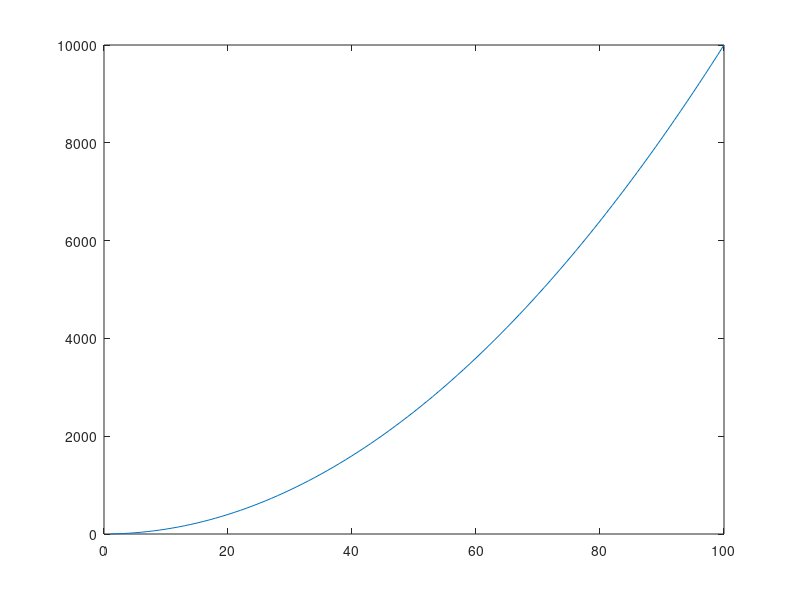
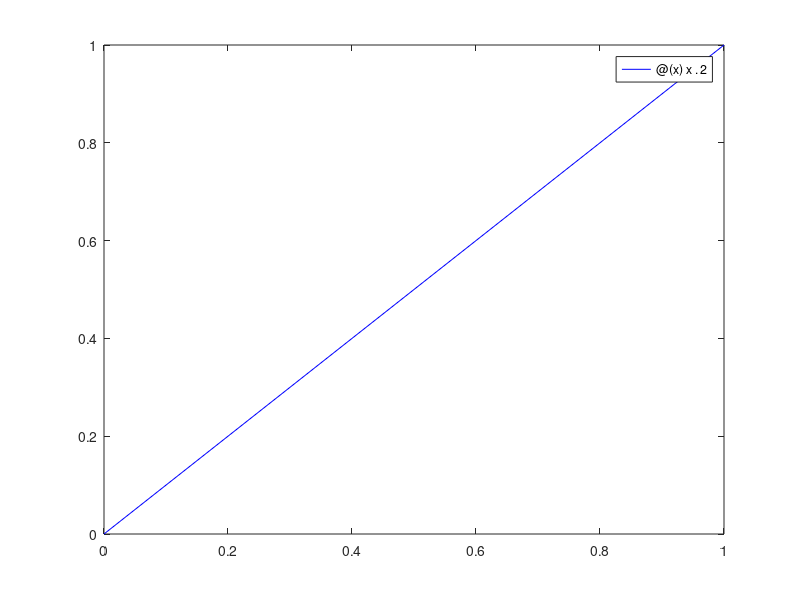

Write MATLAB code to recreate these figures, in order. (Note: this script raises an error after producing the figures.)
x = 1:1:100
y = x.^2

% scatter(x,y)
figure
plot(x, y);

% generate random numbers between 0 and 1
rand
rnums = NaN(100, 1);

for i = 1 : 100
    rnums(i) = rand;
    fprintf("%d ", rnums(i));
end

% how to count points under/over the curve of
% the function?
% idk.. čakam da faking pove %

% - - -

clear
clc

%% define quadratic function and plot it
f = @(x) x.^2;
figure
fplot(f,[0,1],'b',LineWidth=2)
ax=gca;
ax.XAxis.FontSize = 16;
ax.YAxis.FontSize = 16;
ylabel('Y','FontSize',18)
xlabel('X','FontSize',18)
title('Function y=x^{2}','FontSize',18)
saveas(gcf,'x2fun.png')

%% plot quadratic function using "points" (or array) and scatter plot
X=1:1:100; % x array
Y=X.^2;
%now plot scatter
figure
scatter(X,Y,10,'r','filled') % x,y,size, color
ax=gca;
ax.XAxis.FontSize = 16;
ax.YAxis.FontSize = 16;
ylabel('Y','FontSize',18)
xlabel('X','FontSize',18)
title('Scatter y=x^{2}','FontSize',18)
saveas(gcf,'x2Sactter.png')

%% generate random numbers >> vector and matrix
rand
rand(10,1)
rand(10,2)
rand(3,7)

%% generate random numbers - default interval is [0,1]
disp('Random numbers between 0 and 1');
rn1=NaN(10,1);

for i=1:10
    rn1(i)=rand; % write random number in array
    fprintf('%4i  %6.4f\n',i,rn1(i));
end

%% genearte random numbers in defined interval [a,b]
% for example in interval between 5 and 7, a=5 and b=7
% general solution is: rn=(b-a)*rand+a
a=5;
b=7;
fprintf('Interval [a,b]: a=%4.1f   b=%4.1f \n',a,b);
rn2=NaN(10,1);
for i=1:10
    rn2(i)=(b-a)*rand+a;
    fprintf('%4i  %6.4f\n',i,rn2(i));
end

%% area under curve x^2
clear
clc

clear; clc; close;

N = 0; % below the curve
niter = 10000; % number of iterations
XYin=NaN(niter,2); % below curve or "IN" 
XYout=NaN(niter,2); % above cureve or "OUT"
XYall=NaN(niter,2); % all points

S=NaN(niter,1); % estimated surface
RE=NaN(niter,1); % relative error

disp('     iter  surface      error(%)');

for n = 1:niter
    x = rand;
    y = rand;
    xyall(n,1)=x;
    xyall(n,2)=y;
      if  y <= (x^2)
          xyin(n,1)=x;
          xyin(n,2)=y;
          n = n + 1; % in counter
      else
          xyout(n,1)=x;
          xyout(n,2)=y;
      end
      s(n)=n/n; % ratio: in over all
      re(n)=(s(n)/(1/3)-1)*100;
      % write output every 10 steps %you can change this value
      if ( mod(n,10) == 0 )         
          fprintf('%8i %8.4f %12.4f\n',n,s(n),re(n) );
      end
  
 end


%% quadratic function with colored points
f = @(x) x.^2;
figure
fplot(f,[0,1],'k',linewidth=3)
ylabel('y','fontsize',18)
xlabel('x','fontsize',18)
title('function y=x^{2}','fontsize',18)
hold on 
% now plot all pints, in or below as red, out or above in blue
scatter(xyin(:,1),xyin(:,2),10,'r','filled') % in > below  curve
scatter(xyout(:,1),xyout(:,2),10,'b','filled') % out > above curve
saveas(gcf,'x2surafce.png')

%% absolute error
figure
plot(s,'linewidth',2) % s aboslute error
ytickformat('%.2f')
%xtickformat('%.2f')
%ylim([min(s)-0.1 max(s)+0.1]);
ylim([0.23 0.43]);
ylabel('estimated s ','fontsize',18);
xlabel('iterations','fontsize',18);
yline(1/3,'color','r','linewidth',2) %the solution 1/3 
title(s(end),'fontsize',18)
saveas(gcf,'x2abserror.png')

%% relative error
figure
plot(re,'linewidth',2) % relative error
ytickformat('%.2f')
%xtickformat('%.2f')
%ylim([min(re)-0.1 max(re)+0.1]);
ylim([-10 10])
ylabel('estimated relative error ','fontsize',18);
xlabel('iterations','fontsize',18);
yline(1/3,'color','r','linewidth',2) %the solution 1/3 
title(re(end),'fontsize',18)
saveas(gcf,'x2reerror.png')
